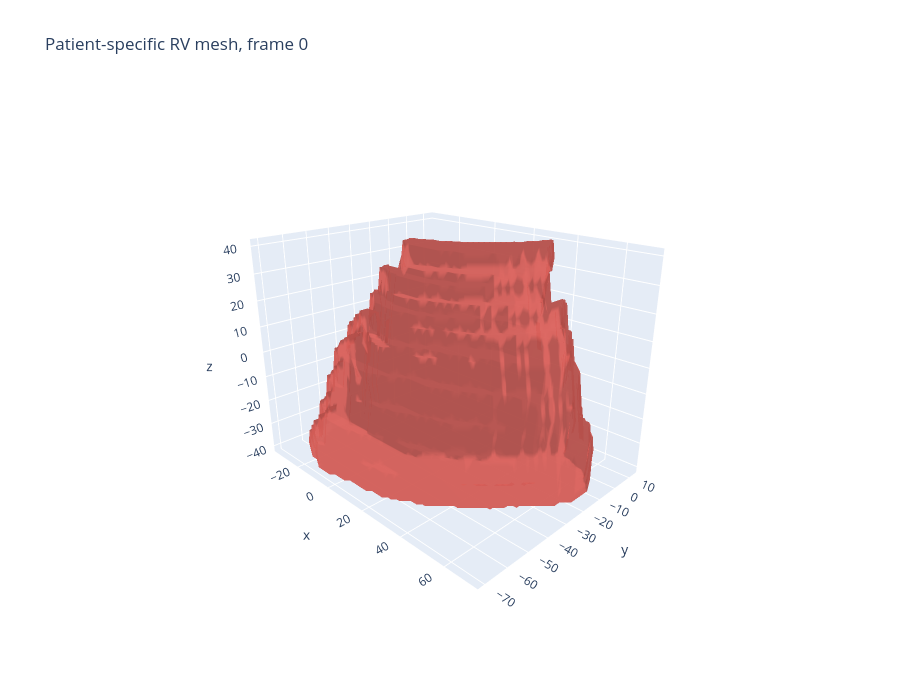

Write notebook code for a chart like this one.
### Code cell
# Notebook-native 3D view. An HTML viewer is not required.
import plotly.graph_objects as go

valid_meshes = [mesh for mesh in meshes if mesh is not None]
if not valid_meshes:
    raise RuntimeError('No valid RV meshes were generated')

def mesh_trace(mesh: dict) -> go.Mesh3d:
    vertices, faces = mesh['vertices'], mesh['faces']
    return go.Mesh3d(x=vertices[:, 0], y=vertices[:, 1], z=vertices[:, 2], i=faces[:, 0], j=faces[:, 1], k=faces[:, 2], opacity=0.78, color='#d95f59', flatshading=False, name=f'frame {mesh["frame_index"]:02d}')

fig = go.Figure(data=[mesh_trace(valid_meshes[0])])
fig.update_layout(title='Patient-specific RV mesh, frame 0', scene=dict(aspectmode='data', camera=dict(eye=dict(x=1.6, y=-1.6, z=0.9), up=dict(x=0, y=0, z=1))), width=900, height=700)
fig.show()

### Figure 1 — Plotly figure (JSON) as saved in the notebook; plotly's stock layout.template omitted (floating-point values rounded to 4 significant figures; data arrays with more than 128 entries replaced by an {"elided": "..."} marker saying what was removed)
{"data": [{"color": "#d95f59", "flatshading": false, "i": {"elided": "13634 int values"}, "j": {"elided": "13634 int values"}, "k": {"elided": "13634 int values"}, "name": "frame 00", "opacity": 0.78, "type": "mesh3d", "x": {"elided": "6807 float values"}, "y": {"elided": "6807 float values"}, "z": {"elided": "6807 float values"}}], "layout": {"height": 700, "scene": {"aspectmode": "data", "camera": {"eye": {"x": 1.6, "y": -1.6, "z": 0.9}, "up": {"x": 0, "y": 0, "z": 1}}}, "title": {"text": "Patient-specific RV mesh, frame 0"}, "width": 900}}
